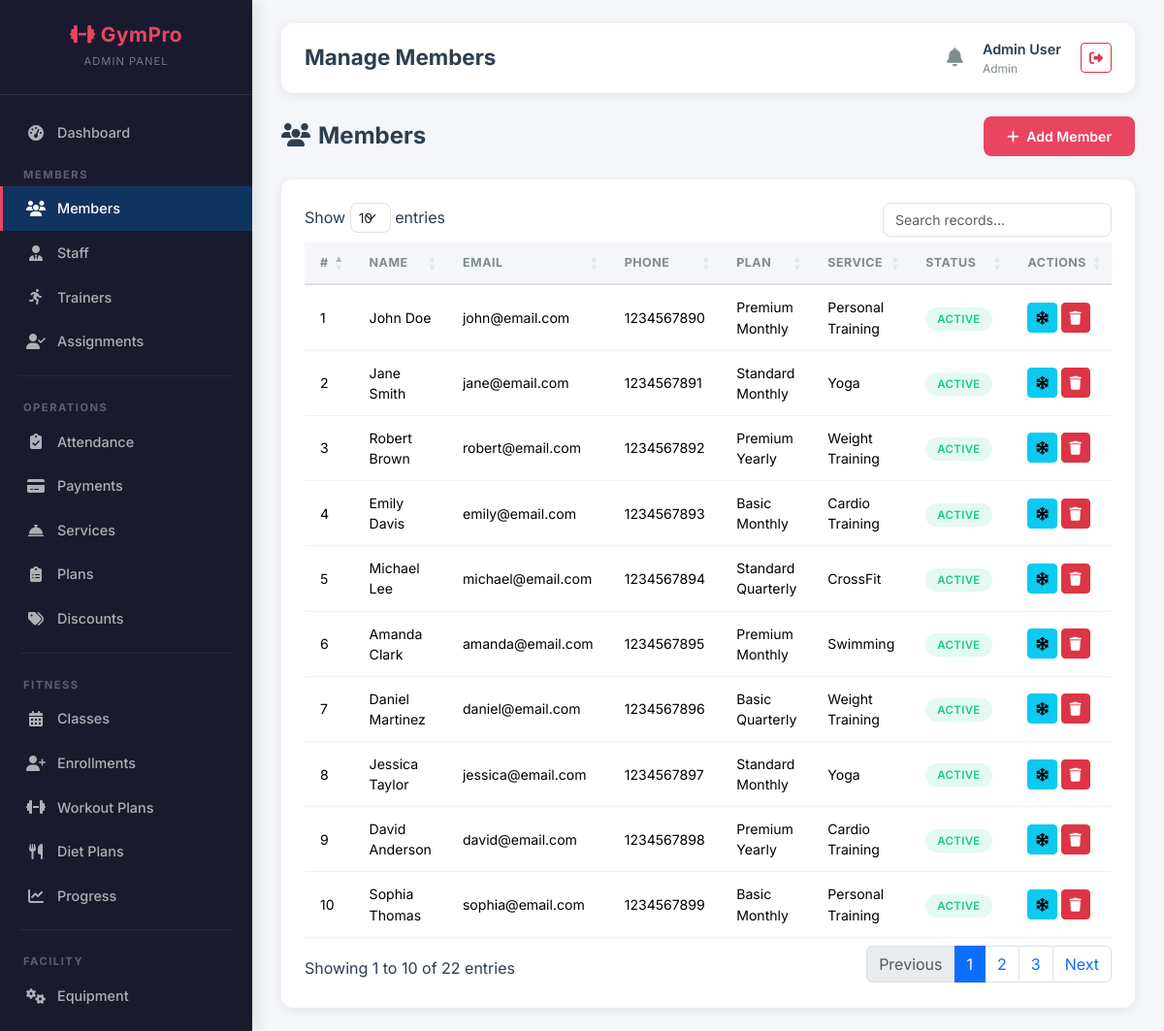
/admin/members.php (signed in), run on the app's committed database.
### tables this page shows
CREATE TABLE member_memberships (
    membership_id INT AUTO_INCREMENT PRIMARY KEY,
    user_id INT NOT NULL,
    plan_id INT NOT NULL,
    service_id INT NOT NULL,
    start_date DATE NOT NULL,
    end_date DATE NOT NULL,
    status ENUM('active','expired','frozen','pending','cancelled') DEFAULT 'pending',
    freeze_start DATE,
    freeze_end DATE,
    discount_id INT,
    total_amount DECIMAL(10,2) NOT NULL,
    registered_by ENUM('self','admin') DEFAULT 'self',
    created_at TIMESTAMP DEFAULT CURRENT_TIMESTAMP,
    FOREIGN KEY (user_id) REFERENCES users(user_id) ON DELETE CASCADE,
    FOREIGN KEY (plan_id) REFERENCES membership_plans(plan_id),
    FOREIGN KEY (service_id) REFERENCES services(service_id),
    FOREIGN KEY (discount_id) REFERENCES discounts(discount_id)
);

CREATE TABLE users (
    user_id INT AUTO_INCREMENT PRIMARY KEY,
    full_name VARCHAR(100) NOT NULL,
    email VARCHAR(100) UNIQUE NOT NULL,
    password VARCHAR(255) NOT NULL,
    phone VARCHAR(20),
    gender ENUM('male','female','other'),
    role ENUM('admin','staff','customer') DEFAULT 'customer',
    status ENUM('active','pending','expired','frozen') DEFAULT 'pending',
    profile_pic VARCHAR(255),
    address TEXT,
    dob DATE,
    created_at TIMESTAMP DEFAULT CURRENT_TIMESTAMP
);

CREATE TABLE membership_plans (
    plan_id INT AUTO_INCREMENT PRIMARY KEY,
    plan_name VARCHAR(100) NOT NULL,
    duration_months INT NOT NULL,
    price DECIMAL(10,2) NOT NULL,
    description TEXT,
    max_freeze_days INT DEFAULT 30,
    status ENUM('active','inactive') DEFAULT 'active',
    created_at TIMESTAMP DEFAULT CURRENT_TIMESTAMP
);

CREATE TABLE services (
    service_id INT AUTO_INCREMENT PRIMARY KEY,
    service_name VARCHAR(100) NOT NULL,
    description TEXT,
    monthly_charge DECIMAL(10,2) NOT NULL,
    status ENUM('active','inactive') DEFAULT 'active',
    created_at TIMESTAMP DEFAULT CURRENT_TIMESTAMP
);

### admin/members.php (the view, shortened to what this page needs)
<?php
require_once __DIR__ . '/../config/db.php';
$members = $pdo->query("
    SELECT u.*, mm.plan_id, mm.service_id, mm.start_date, mm.end_date, mm.status as mem_status,
           mp.plan_name, s.service_name
    FROM users u
    LEFT JOIN member_memberships mm ON u.user_id = mm.user_id
    LEFT JOIN membership_plans mp ON mm.plan_id = mp.plan_id
    LEFT JOIN services s ON mm.service_id = s.service_id
    WHERE u.role = 'customer'
    ORDER BY u.created_at DESC
")->fetchAll();
include __DIR__ . '/../includes/header.php';
?>
<div class="page-header">
    <h4><i class="fas fa-users me-2"></i>Members</h4>
    <button class="btn btn-accent" data-bs-toggle="modal" data-bs-target="#addMemberModal">
        <i class="fas fa-plus me-1"></i> Add Member
    </button>
</div>
<div class="card-custom">
    <div class="card-body">
        <table class="table table-custom datatable">
            <thead>
                <tr><th>#</th><th>Name</th><th>Email</th><th>Phone</th><th>Plan</th><th>Service</th><th>Status</th><th>Actions</th></tr>
            </thead>
            <tbody>
            <?php foreach ($members as $i => $m): ?>
                <tr>
                    <td><?= $i + 1 ?></td>
                    <td><?= htmlspecialchars($m['full_name']) ?></td>
                    <td><?= htmlspecialchars($m['email']) ?></td>
                    <td><?= htmlspecialchars($m['phone'] ?? '-') ?></td>
                    <td><?= htmlspecialchars($m['plan_name'] ?? 'N/A') ?></td>
                    <td><?= htmlspecialchars($m['service_name'] ?? 'N/A') ?></td>
                    <td><span class="badge-status badge-<?= $m['status'] ?>"><?= $m['status'] ?></span></td>
                    <td>
                        <?php if ($m['status'] === 'active'): ?>
                            <a href="?freeze=<?= $m['user_id'] ?>" class="btn btn-info btn-sm" title="Freeze"><i class="fas fa-snowflake"></i></a>
                        <?php endif; ?>
                        <button class="btn btn-danger btn-sm" onclick="confirmDelete('?delete=<?= $m['user_id'] ?>', '<?= htmlspecialchars($m['full_name']) ?>')"><i class="fas fa-trash"></i></button>
                    </td>
                </tr>
            <?php endforeach; ?>
            </tbody>
        </table>
    </div>
</div>
<?php include __DIR__ . '/../includes/footer.php'; ?>

### assets/css/custom.css (style rules this page uses)
:root { --sidebar-bg: #1a1a2e; --sidebar-hover: #16213e; --sidebar-active: #0f3460; --accent: #e94560; --accent-hover: #c81e45; --accent-light: rgba(233, 69, 96, 0.15); --bg-light: #f4f6f9; --bg-white: #ffffff; --text-dark: #2c3e50; --text-muted: #7f8c8d; --text-light: #ecf0f1; --border-color: #e0e0e0; --shadow: 0 2px 12px rgba(0, 0, 0, 0.08); --shadow-lg: 0 8px 30px rgba(0, 0, 0, 0.12); --radius: 12px; --radius-sm: 8px; --transition: all 0.3s ease; --font-main: 'Inter', sans-serif; }
* { box-sizing: border-box; }
body { font-family: var(--font-main); background: var(--bg-light); color: var(--text-dark); margin: 0; padding: 0; min-height: 100vh; }
a { text-decoration: none; }
.card-custom { background: var(--bg-white); border-radius: var(--radius); box-shadow: var(--shadow); border: none; overflow: hidden; transition: var(--transition); }
.card-custom .card-body { padding: 24px; }
.table-custom { width: 100%; border-collapse: separate; border-spacing: 0; }
.table-custom thead th { background: var(--bg-light); font-size: 0.78rem; font-weight: 700; text-transform: uppercase; letter-spacing: 0.5px; color: var(--text-muted); padding: 12px 16px; border-bottom: 2px solid var(--border-color); }
.table-custom tbody td { padding: 12px 16px; font-size: 0.88rem; border-bottom: 1px solid #f0f0f0; vertical-align: middle; }
.badge-status { padding: 5px 12px; border-radius: 20px; font-size: 0.72rem; font-weight: 600; text-transform: uppercase; letter-spacing: 0.3px; }
.badge-active { background: rgba(28, 200, 138, 0.12); color: #1cc88a; }
.btn-accent { background: var(--accent); color: #fff; border: none; padding: 10px 24px; border-radius: var(--radius-sm); font-weight: 600; font-size: 0.88rem; transition: var(--transition); cursor: pointer; }
.page-header { display: flex; justify-content: space-between; align-items: center; margin-bottom: 24px; flex-wrap: wrap; gap: 12px; }
.page-header h4 { font-weight: 700; margin: 0; }

### data on the page
member_memberships: user.full_name "John Doe", user.email "john@email.com", user.phone "1234567890", plan.plan_name "Premium Monthly", service.service_name "Personal Training", user.status "ACTIVE"
member_memberships: user.full_name "Jane Smith", user.email "jane@email.com", user.phone "1234567891", plan.plan_name "Standard Monthly", service.service_name "Yoga", user.status "ACTIVE"
member_memberships: user.full_name "Robert Brown", user.email "robert@email.com", user.phone "1234567892", plan.plan_name "Premium Yearly", service.service_name "Weight Training", user.status "ACTIVE"
member_memberships: user.full_name "Emily Davis", user.email "emily@email.com", user.phone "1234567893", plan.plan_name "Basic Monthly", service.service_name "Cardio Training", user.status "ACTIVE"
member_memberships: user.full_name "Michael Lee", user.email "michael@email.com", user.phone "1234567894", plan.plan_name "Standard Quarterly", service.service_name "CrossFit", user.status "ACTIVE"
member_memberships: user.full_name "Amanda Clark", user.email "amanda@email.com", user.phone "1234567895", plan.plan_name "Premium Monthly", service.service_name "Swimming", user.status "ACTIVE"
member_memberships: user.full_name "Daniel Martinez", user.email "daniel@email.com", user.phone "1234567896", plan.plan_name "Basic Quarterly", service.service_name "Weight Training", user.status "ACTIVE"
member_memberships: user.full_name "Jessica Taylor", user.email "jessica@email.com", user.phone "1234567897", plan.plan_name "Standard Monthly", service.service_name "Yoga", user.status "ACTIVE"
member_memberships: user.full_name "David Anderson", user.email "david@email.com", user.phone "1234567898", plan.plan_name "Premium Yearly", service.service_name "Cardio Training", user.status "ACTIVE"
member_memberships: user.full_name "Sophia Thomas", user.email "sophia@email.com", user.phone "1234567899", plan.plan_name "Basic Monthly", service.service_name "Personal Training", user.status "ACTIVE"

### other printed values
$page_title "Manage Members"
$_SESSION['full_name'] "Admin User"
$_SESSION['role'] "Admin"
